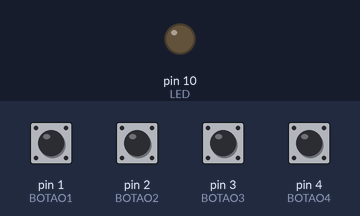
The sketch below on a simulated Arduino Uno, built with avr-gcc and run on an emulated ATmega328P. On the bench: output pins drawn as LEDs (lit = HIGH). The inputs (shaded band) are chosen by the test bench; at power-on: pin 1 (BOTAO1), pin 2 (BOTAO2), pin 3 (BOTAO3), pin 4 (BOTAO4) HIGH.

Above: at 0.8 s.
0.9 s: pin 1 (BOTAO1) pulled LOW for 0.15 s
At 0.97 s:
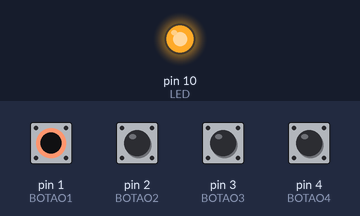
Timing chart, 0 to 3.9 s (numbered marks = the images above; inputs shaded):
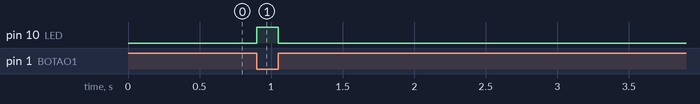

The sketch:

exercicio1_23_03.cpp.ino
```cpp
#define LED PB2
#define BOTAO1 PD1 //temperatura
#define BOTAO2 PD2 //pressao
#define BOTAO3 PD3 //nivel
#define BOTAO4 PD4 //peso


int main(void) {

  DDRB = 0b00000100;
  DDRD = 0;
  PORTD = 0b00011110;


  while (1) {
    if (!(PIND & 0b00001110)) {
      PORTB |= (1 << LED);
    } else if (!(PIND & 0b00010010 )){
      PORTB |= (1 << LED);
    } else if(!(PIND & 0b00000100)){
      PORTB |= (1 << LED);
    }
    else if (!( PIND & 0b00000010 )){
      PORTB |= (1 << LED);
    } else{
      PORTB &= ~(1 << LED);
    }


  }

}
```

Measured:
- after the input at 0.9 s, pin 10 (LED): LOW → HIGH at once, → LOW 0.15 s later
